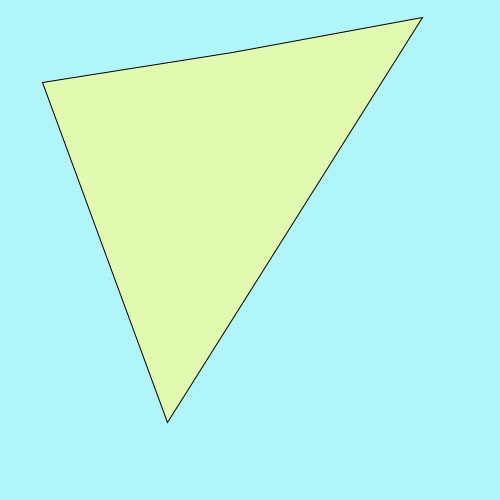
Frame 1 (no input)
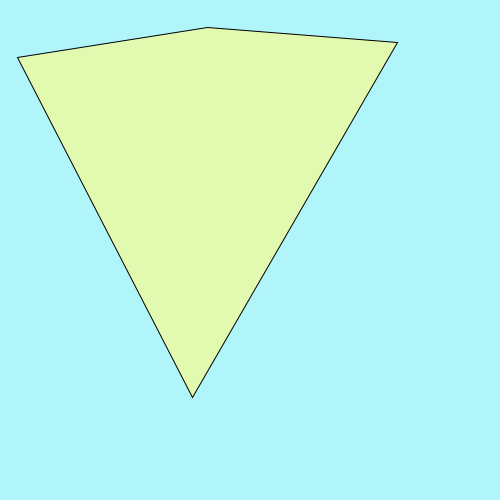
Frame 60 (the mouse pressed at the canvas centre just before this capture)
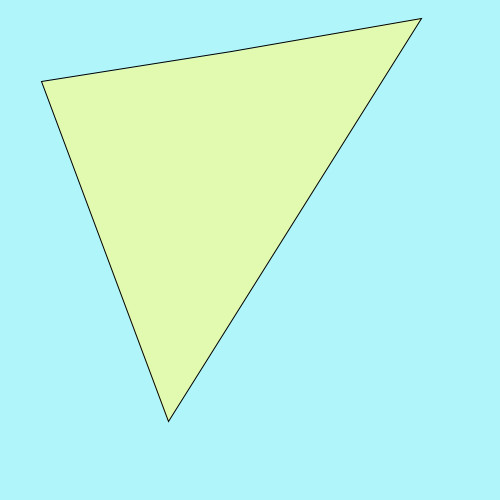
Frame 120 (the mouse held since frame 60 and released just before this capture)

The Processing sketch that drew these frames (run headless with seeded random() and noise(); from frame 60 on, the mouse is pressed at the canvas centre):

// Processing sketch: step8
// ── step8.pde
float i;

void setup(){
  size(500, 500);
}

void draw(){
  frameRate(25);
  i = random(50);
  background(175, 245, 250);
  fill(226, 250, 175);
  quad(200 + i , 20 + i, 390 + i, 50 - i, 200 - i, 390 + i, 10 + i , 50+i);
}
